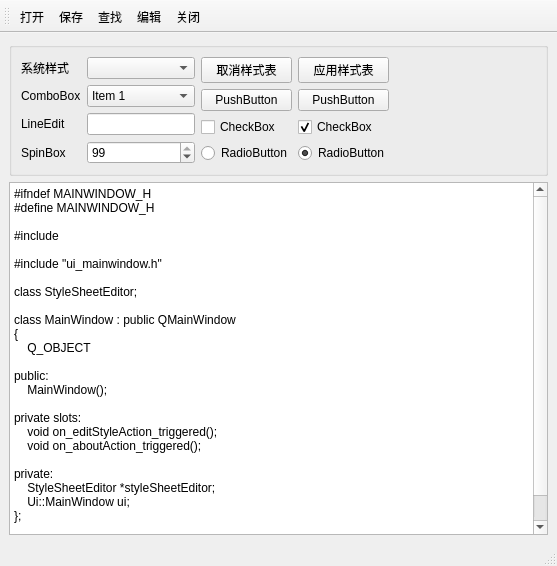
<?xml version="1.0" encoding="UTF-8"?>
<ui version="4.0">
 <class>MainWindow</class>
 <widget class="QMainWindow" name="MainWindow">
  <property name="geometry">
   <rect>
    <x>0</x>
    <y>0</y>
    <width>557</width>
    <height>566</height>
   </rect>
  </property>
  <property name="windowTitle">
   <string>MainWindow</string>
  </property>
  <widget class="QWidget" name="centralwidget">
   <layout class="QVBoxLayout" name="verticalLayout">
    <item>
     <widget class="QGroupBox" name="groupBox">
      <property name="title">
       <string/>
      </property>
      <layout class="QHBoxLayout" name="horizontalLayout">
       <item>
        <layout class="QGridLayout" name="gridLayout">
         <item row="0" column="0">
          <widget class="QLabel" name="label">
           <property name="text">
            <string>系统样式</string>
           </property>
          </widget>
         </item>
         <item row="0" column="1">
          <widget class="QComboBox" name="comboSysStyle"/>
         </item>
         <item row="1" column="0">
          <widget class="QLabel" name="label_2">
           <property name="text">
            <string>ComboBox</string>
           </property>
          </widget>
         </item>
         <item row="1" column="1">
          <widget class="QComboBox" name="comboBox">
           <item>
            <property name="text">
             <string>Item 1</string>
            </property>
           </item>
           <item>
            <property name="text">
             <string>New Item</string>
            </property>
           </item>
           <item>
            <property name="text">
             <string>New Item3</string>
            </property>
           </item>
           <item>
            <property name="text">
             <string>New Item</string>
            </property>
           </item>
          </widget>
         </item>
         <item row="2" column="0">
          <widget class="QLabel" name="label_3">
           <property name="text">
            <string>LineEdit</string>
           </property>
          </widget>
         </item>
         <item row="2" column="1">
          <widget class="QLineEdit" name="lineEdit"/>
         </item>
         <item row="3" column="0">
          <widget class="QLabel" name="label_4">
           <property name="text">
            <string>SpinBox</string>
           </property>
          </widget>
         </item>
         <item row="3" column="1">
          <widget class="QSpinBox" name="spinBox">
           <property name="value">
            <number>99</number>
           </property>
          </widget>
         </item>
        </layout>
       </item>
       <item>
        <layout class="QGridLayout" name="gridLayout_2">
         <item row="0" column="0">
          <widget class="QPushButton" name="btnNormal">
           <property name="text">
            <string>取消样式表</string>
           </property>
          </widget>
         </item>
         <item row="0" column="1">
          <widget class="QPushButton" name="btnStyleSheet">
           <property name="text">
            <string>应用样式表</string>
           </property>
          </widget>
         </item>
         <item row="1" column="0">
          <widget class="QPushButton" name="btnFontLarge">
           <property name="text">
            <string>PushButton</string>
           </property>
          </widget>
         </item>
         <item row="1" column="1">
          <widget class="QPushButton" name="btnFontSmall">
           <property name="text">
            <string>PushButton</string>
           </property>
          </widget>
         </item>
         <item row="2" column="0">
          <widget class="QCheckBox" name="checkBox">
           <property name="text">
            <string>CheckBox</string>
           </property>
          </widget>
         </item>
         <item row="2" column="1">
          <widget class="QCheckBox" name="checkBox_2">
           <property name="text">
            <string>CheckBox</string>
           </property>
           <property name="checked">
            <bool>true</bool>
           </property>
          </widget>
         </item>
         <item row="3" column="0">
          <widget class="QRadioButton" name="radioButton">
           <property name="text">
            <string>RadioButton</string>
           </property>
          </widget>
         </item>
         <item row="3" column="1">
          <widget class="QRadioButton" name="radioButton_2">
           <property name="text">
            <string>RadioButton</string>
           </property>
           <property name="checked">
            <bool>true</bool>
           </property>
          </widget>
         </item>
        </layout>
       </item>
       <item>
        <spacer name="horizontalSpacer">
         <property name="orientation">
          <enum>Qt::Horizontal</enum>
         </property>
         <property name="sizeHint" stdset="0">
          <size>
           <width>10</width>
           <height>68</height>
          </size>
         </property>
        </spacer>
       </item>
      </layout>
     </widget>
    </item>
    <item>
     <widget class="QPlainTextEdit" name="plainTextEdit">
      <property name="plainText">
       <string>#ifndef MAINWINDOW_H
#define MAINWINDOW_H

#include &lt;QtWidgets&gt;

#include &quot;ui_mainwindow.h&quot;

class StyleSheetEditor;

class MainWindow : public QMainWindow
{
    Q_OBJECT

public:
    MainWindow();

private slots:
    void on_editStyleAction_triggered();
    void on_aboutAction_triggered();

private:
    StyleSheetEditor *styleSheetEditor;
    Ui::MainWindow ui;
};

#endif</string>
      </property>
     </widget>
    </item>
   </layout>
  </widget>
  <widget class="QMenuBar" name="menubar">
   <property name="geometry">
    <rect>
     <x>0</x>
     <y>0</y>
     <width>557</width>
     <height>26</height>
    </rect>
   </property>
  </widget>
  <widget class="QStatusBar" name="statusbar"/>
  <widget class="QToolBar" name="toolBar">
   <property name="windowTitle">
    <string>toolBar</string>
   </property>
   <property name="toolButtonStyle">
    <enum>Qt::ToolButtonTextBesideIcon</enum>
   </property>
   <attribute name="toolBarArea">
    <enum>TopToolBarArea</enum>
   </attribute>
   <attribute name="toolBarBreak">
    <bool>false</bool>
   </attribute>
   <addaction name="actOpen"/>
   <addaction name="actSave"/>
   <addaction name="actFind"/>
   <addaction name="actEdit"/>
   <addaction name="actQuit"/>
  </widget>
  <action name="actOpen">
   <property name="icon">
    <iconset resource="res.qrc">
     <normaloff>:/images/images/open3.bmp</normaloff>:/images/images/open3.bmp</iconset>
   </property>
   <property name="text">
    <string>打开</string>
   </property>
   <property name="toolTip">
    <string>打开</string>
   </property>
  </action>
  <action name="actSave">
   <property name="icon">
    <iconset resource="res.qrc">
     <normaloff>:/images/images/save1.bmp</normaloff>:/images/images/save1.bmp</iconset>
   </property>
   <property name="text">
    <string>保存</string>
   </property>
   <property name="toolTip">
    <string>保存</string>
   </property>
  </action>
  <action name="actFind">
   <property name="icon">
    <iconset resource="res.qrc">
     <normaloff>:/images/images/304.bmp</normaloff>:/images/images/304.bmp</iconset>
   </property>
   <property name="text">
    <string>查找</string>
   </property>
   <property name="toolTip">
    <string>查找</string>
   </property>
  </action>
  <action name="actEdit">
   <property name="icon">
    <iconset resource="res.qrc">
     <normaloff>:/images/images/812.bmp</normaloff>:/images/images/812.bmp</iconset>
   </property>
   <property name="text">
    <string>编辑</string>
   </property>
   <property name="toolTip">
    <string>编辑</string>
   </property>
  </action>
  <action name="actQuit">
   <property name="icon">
    <iconset resource="res.qrc">
     <normaloff>:/images/images/exit.bmp</normaloff>:/images/images/exit.bmp</iconset>
   </property>
   <property name="text">
    <string>关闭</string>
   </property>
   <property name="toolTip">
    <string>关闭</string>
   </property>
  </action>
 </widget>
 <resources>
  <include location="res.qrc"/>
 </resources>
 <connections>
  <connection>
   <sender>actQuit</sender>
   <signal>triggered()</signal>
   <receiver>MainWindow</receiver>
   <slot>close()</slot>
   <hints>
    <hint type="sourcelabel">
     <x>-1</x>
     <y>-1</y>
    </hint>
    <hint type="destinationlabel">
     <x>399</x>
     <y>299</y>
    </hint>
   </hints>
  </connection>
 </connections>
</ui>
